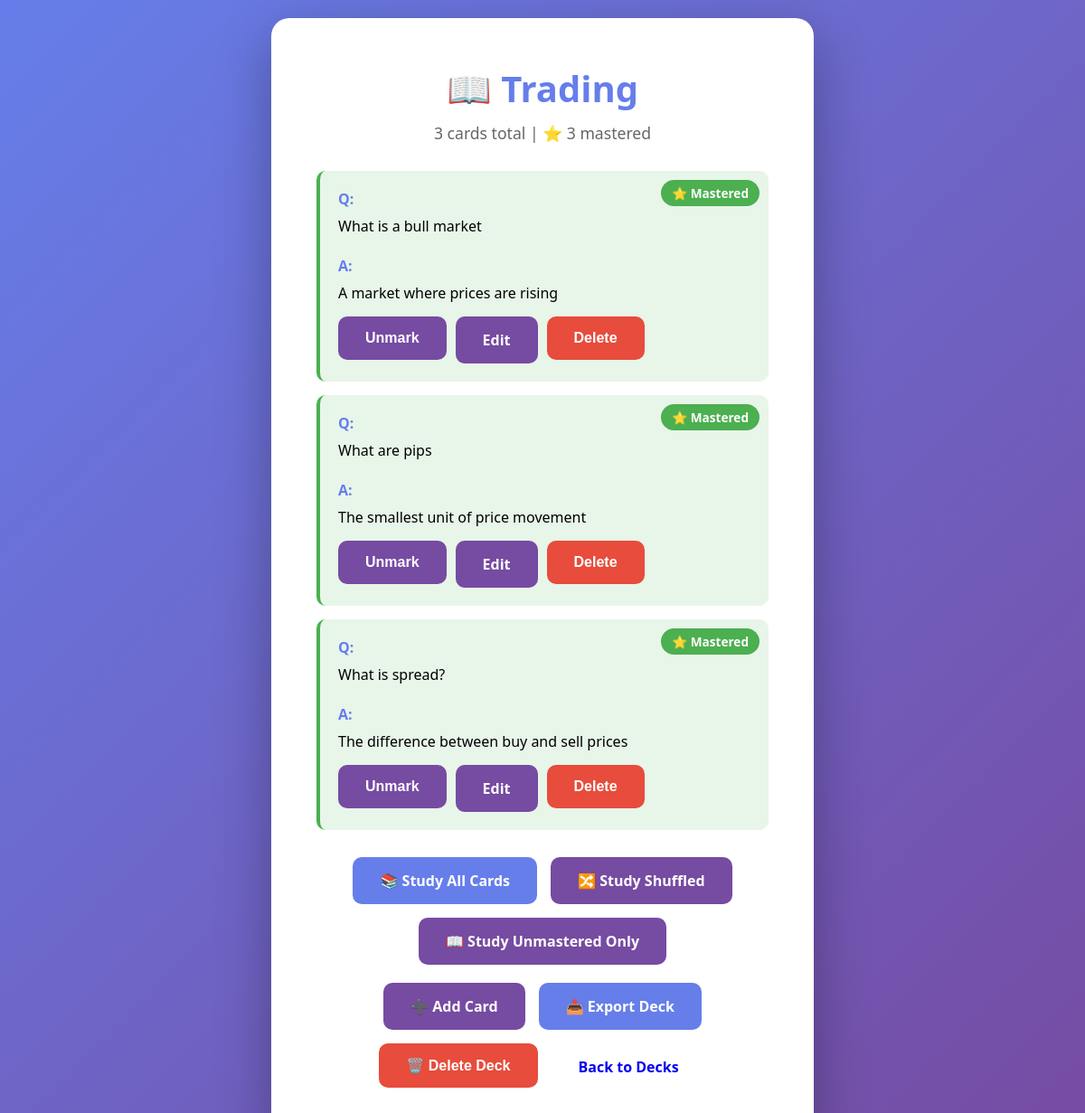
The page /deck/2 on the database as committed earlier.
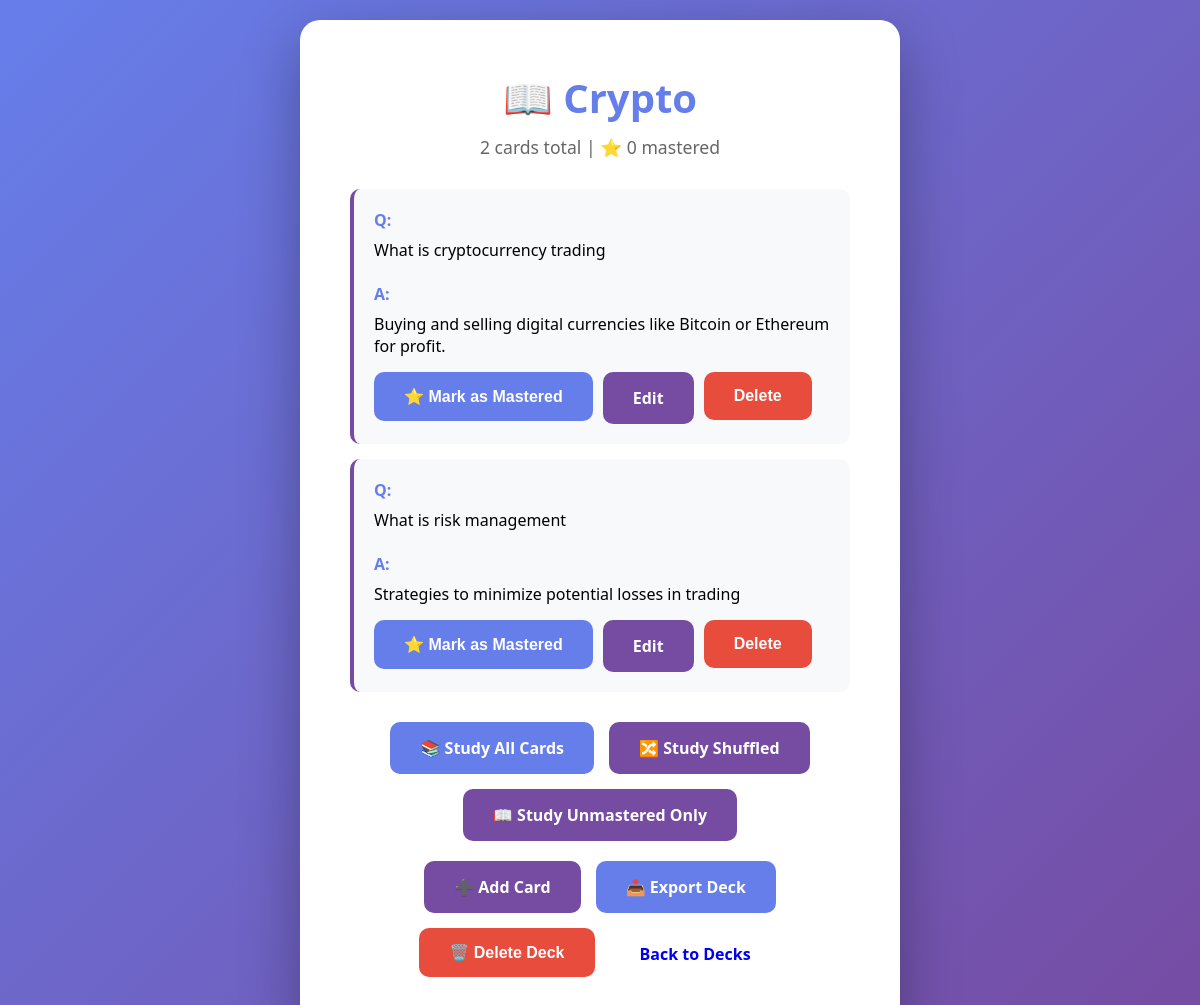
The same page on the database as committed later.
### flashcard.py (models this page shows)
class Deck(db.Model):
    id = db.Column(db.Integer, primary_key=True)
    name = db.Column(db.String(100), nullable=False)
    cards = db.relationship('Card', backref='deck', lazy=True, cascade='all, delete-orphan')

class Card(db.Model):
    id = db.Column(db.Integer, primary_key=True)
    question = db.Column(db.Text, nullable=False)
    answer = db.Column(db.Text, nullable=False)
    mastered = db.Column(db.Boolean, default=False)
    deck_id = db.Column(db.Integer, db.ForeignKey('deck.id'), nullable=False)

### flashcard.py (the view)
@app.route('/deck/<int:deck_id>')
def view_deck(deck_id):
    deck = Deck.query.get_or_404(deck_id)
    mastered_count = sum(1 for card in deck.cards if card.mastered)
    return render_template('view_deck.html', deck=deck, mastered_count=mastered_count)

### templates/view_deck.html (shortened to what this page needs)
<!DOCTYPE html>
<html lang="en">
<head>
    <link rel="stylesheet" href="{{ url_for('static', filename='style.css') }}">
</head>
<body>
    <div class="container">
        <h1>📖 {{ deck.name }}</h1>
        <p>{{ deck.cards|length }} cards total | ⭐ {{ mastered_count }} mastered</p>
        {% if deck.cards %}
            <div class="card-list">
                {% for card in deck.cards %}
                <div class="flashcard {% if card.mastered %}mastered-card{% endif %}">
                    {% if card.mastered %}
                        <span class="mastered-badge">⭐ Mastered</span>
                    {% endif %}
                    <strong>Q:</strong> {{ card.question }}
                    <br><br>
                    <strong>A:</strong> {{ card.answer }}
                    <div class="flashcard-actions">
                        <form method="POST" action="/card/{{ card.id }}/toggle-mastered" style="display:inline;">
                            <button type="submit" class="btn {% if card.mastered %}btn-secondary{% else %}btn-primary{% endif %}">
                                {% if card.mastered %}
                                    Unmark
                                {% else %}
                                    ⭐ Mark as Mastered
                                {% endif %}
                            </button>
                        </form>
                        <a href="/card/{{ card.id }}/edit" class="btn btn-secondary">Edit</a>
                        <form method="POST" action="/card/{{ card.id }}/delete" style="display:inline;" onsubmit="return confirm('Delete this card?');">
                            <button type="submit" class="btn btn-danger">Delete</button>
                        </form>
                    </div>
                </div>
                {% endfor %}
            </div>
            <div class="buttons">
                <a href="/deck/{{ deck.id }}/study" class="btn btn-primary">📚 Study All Cards</a>
                <a href="/deck/{{ deck.id }}/study?shuffle=true" class="btn btn-secondary">🔀 Study Shuffled</a>
                <a href="/deck/{{ deck.id }}/study?unmastered=true" class="btn btn-secondary">📖 Study Unmastered Only</a>
            </div>
        {% else %}
            <p>No cards yet! Add your first card.</p>
        {% endif %}
        <div class="buttons">
            <a href="/deck/{{ deck.id }}/add-card" class="btn btn-secondary">➕ Add Card</a>
            <a href="/deck/{{ deck.id }}/export" class="btn btn-primary">📤 Export Deck</a>
            <form method="POST" action="/deck/{{ deck.id }}/delete" style="display:inline;" onsubmit="return confirm('Delete entire deck and all cards?');">
                <button type="submit" class="btn btn-danger">🗑️ Delete Deck</button>
            </form>
            <a href="/decks" class="btn">Back to Decks</a>
        </div>
    </div>
</body>
</html>

### static/style.css (style rules this page uses)
* { margin: 0; padding: 0; box-sizing: border-box; }
body { font-family: 'Segoe UI', Tahoma, Geneva, Verdana, sans-serif; background: linear-gradient(135deg, #667eea 0%, #764ba2 100%); min-height: 100vh; display: flex; justify-content: center; align-items: center; padding: 20px; }
.container { background: white; padding: 50px; border-radius: 20px; box-shadow: 0 20px 60px rgba(0,0,0,0.3); text-align: center; max-width: 600px; width: 100%; }
h1 { color: #667eea; margin-bottom: 10px; font-size: 2.5em; }
p { color: #666; margin-bottom: 30px; font-size: 1.1em; }
.buttons { display: flex; gap: 15px; flex-wrap: wrap; justify-content: center; margin-top: 20px; }
.btn { padding: 15px 30px; text-decoration: none; border-radius: 10px; font-weight: bold; transition: all 0.3s ease; border: none; cursor: pointer; font-size: 1em; display: inline-block; }
.btn-primary { background: #667eea; color: white; }
.btn-secondary { background: #764ba2; color: white; }
.btn-danger { background: #e74c3c; color: white; }
.card-list { display: grid; gap: 15px; margin: 30px 0; }
.flashcard { background: #f8f9fa; padding: 20px; border-radius: 10px; border-left: 4px solid #764ba2; text-align: left; position: relative; }
.flashcard strong { color: #667eea; display: block; margin-bottom: 8px; }
.flashcard-actions { display: flex; gap: 10px; margin-top: 15px; flex-wrap: wrap; }

Rows that differ between the two databases and show on the page:
removed Card: mastered "⭐ Mastered", question "What is a bull market", answer "A market where prices are rising"
removed Card: mastered "⭐ Mastered", question "What are pips", answer "The smallest unit of price movement"
removed Card: mastered "⭐ Mastered", question "What is spread?", answer "The difference between buy and sell prices"
changed Deck: name "Trading" → "Crypto"
added Card: question "What is cryptocurrency trading", answer "Buying and selling digital currencies like Bitcoin or Ethereum for profit.", mastered "⭐ Mark as Mastered"
added Card: question "What is risk management", answer "Strategies to minimize potential losses in trading", mastered "⭐ Mark as Mastered"
Other text that changed with them:
{{ deck.cards|length }}: "3" → "2"
{{ mastered_count }}: "3" → "0"
